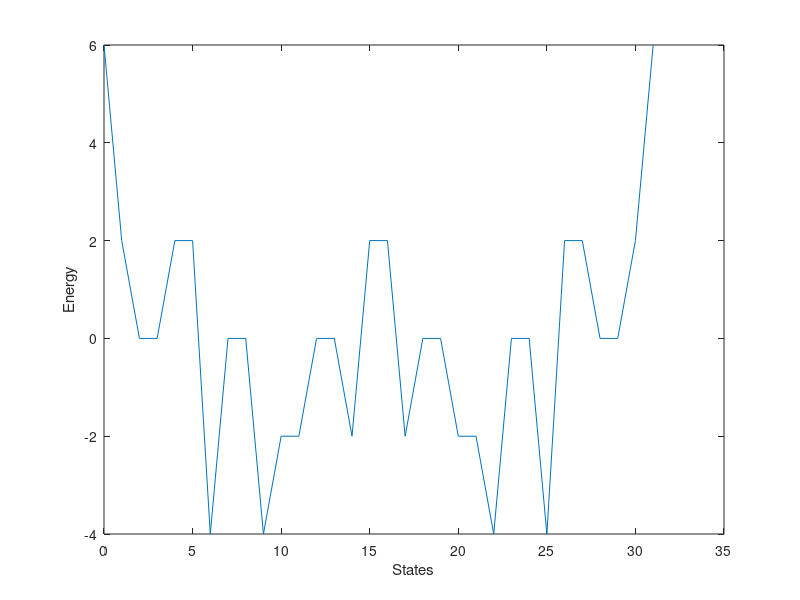

Here is the MATLAB script that generated this plot:
% This code solves a simple max cut problem by sampling a system running at
% constant temperature and recording the lowest energy configuration

clc;
clearvars; 
close all;


num_pbits = 5;
beta = 3;

J = zeros(num_pbits,num_pbits);

% list of non-zero elements of J matrix
J(1,2) = 1;
J(2,1) = 1;
J(2,3) = 1;
J(3,2) = 1;
J(3,5) = 1;
J(5,3) = 1;
J(4,5) = 1;
J(5,4) = 1;
J(2,4) = 1;
J(4,2) = 1;
J(1,4) = 1;
J(4,1) = 1;

J = -J;

h = zeros(num_pbits,1); % column vector

%%%

m = sign(2*rand(num_pbits,1)-1); % initial state of the p-bits

min_energy = 100;

num_samples = 10000;

for ii = 1:1:num_samples
    for jj = 1:1:num_pbits
        I_jj = beta*(J(jj,:)*m+h(jj));
        m(jj) = sign(tanh(I_jj)-2*rand+1);
    end

    energy = -0.5*m'*J*m-h'*m;
    if(energy<min_energy)
        min_energy = energy;
        best_state = m;
    end
end

min_energy
best_state

Look = 2.^(num_pbits-1:-1:0);
Look*(best_state+1)/2


% checking
for ii = 1:1:2^num_pbits
    m = (2*de2bi(ii-1,num_pbits,'left-msb')-1)';
    E(ii) = -0.5*m'*J*m-h'*m;
end

plot(0:1:2^num_pbits-1,E);
xlabel('States');
ylabel('Energy');

